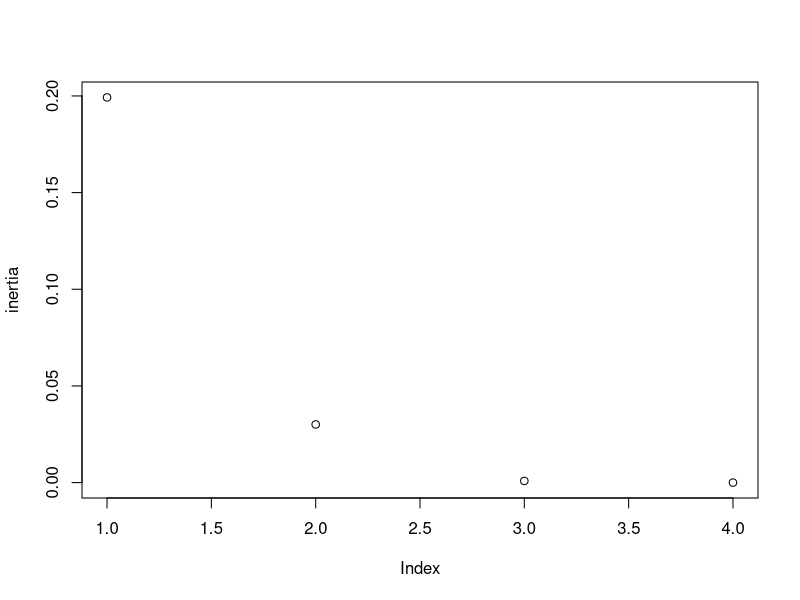
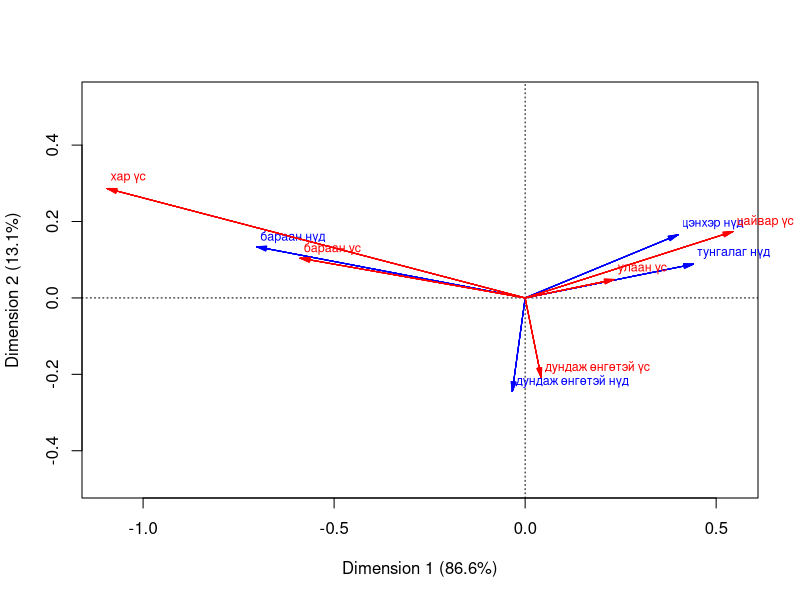
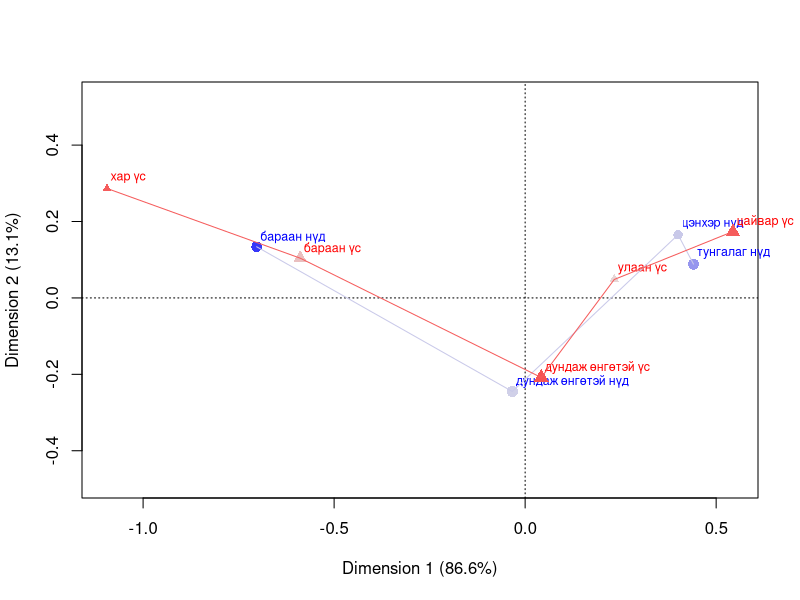

Write the R code that produced these figures, in order.
#
# Correspondence Analysis
# Author: galaa
# Created on 2016/03/19 07:49:41
#

## Data 1

N <- matrix(
  data = c(32, 53, 10, 3, 11, 50, 10, 30, 10, 25, 7, 5, 3, 15, 7, 8),
  nrow = 4, ncol = 4, byrow = TRUE,
  dimnames = list(
    "Нүд" = c("хүрэн нүд", "цэнхэр нүд", "бор нүд", "ногоон нүд"),
    "Үс" = c("хар үс", "хүрэн үс", "улаан үс", "цайвар үс")
  )
)

## Data 2

N <- matrix(c(326, 38, 241, 110, 3, 688, 116, 584, 188, 4, 343, 84, 909, 412, 26, 98, 48, 403, 681, 85), nrow = 4, ncol = 5, byrow = TRUE)
dimnames(N) <- list(c("цэнхэр нүд", "тунгалаг нүд", "дундаж өнгөтэй нүд", "бараан нүд"), c("цайвар үс", "улаан үс", "дундаж өнгөтэй үс", "бараан үс", "хар үс"))
names(dimnames(N)) <- c("Нүд", "Үс")

## Print Data

print(N)

## Convert Crosstab to dataframe

raw_data <- epitools::expand.table(N)
# print(raw_data)

## Chi-square Test for independence

chisq.test(x = N)

## Sample Size & Row and Column Sums

n.. <- sum(N)
m <- nrow(N)
n <- ncol(N)
sum_row <- rowSums(N)
sum_col <- colSums(N)

## Joint Distribution

P <- N / n..; print(P)

## Row and Column Mass -- Marginal Distributions

p.mar_row <- sum_row / n..; P.mar_row <- diag(p.mar_row); print(p.mar_row) ## Row Mass
p.mar_col <- sum_col / n..; P.mar_col <- diag(p.mar_col); print(p.mar_col) ## Column Mass

## Row and Column Percentages -- Conditional Distributions

P.con_row <- prop.table(N, 1); print(P.con_row) # row percentages
P.con_col <- prop.table(N, 2); print(P.con_col) # column percentages

## Row Chi-square Distances to Centroid -- Chi-square Distances between Conditional Distributions and Marginal Distribution

ChiDist_row <- c()
for (i in 1:m) {
  ChiDist_row[i] <- sqrt(t(P.con_row[i,] - p.mar_col) %*% solve(P.mar_col) %*% (P.con_row[i,] - p.mar_col))
}
print(ChiDist_row)

## Column Chi-square Distances to Centroid -- Chi-square Distances between Conditional Distributions and Marginal Distribution

ChiDist_col <- c()
for (j in 1:n) {
  ChiDist_col[j] <- sqrt(t(P.con_col[,j] - p.mar_row) %*% solve(P.mar_row) %*% (P.con_col[,j] - p.mar_row))
}
print(ChiDist_col)

## Chi-square Distance to Independence & Inertia and Decomposition of Chi-square Distance

C <- expm::sqrtm(solve(P.mar_row)) %*% (P - p.mar_row %*% t(p.mar_col)) %*% expm::sqrtm(solve(P.mar_col)); print(C)
r <- Matrix::rankMatrix(C)[1]; print(r)
sum(diag(t(C) %*% C))
sum(diag(C %*% t(C)))

sum(C^2) ## Total Inertia

rowSums(C^2) ## Row Inertias
colSums(C^2) ## Column Inertias

inertia <- eigen(C %*% t(C))$values ## Inertias (by factors)
sum(eigen(C %*% t(C))$values) * n.. # (total inertia) * (sample size) = (chi-square statistics)
inertia/sum(inertia)*100 ## Inertia Percentage
cumsum(inertia)/sum(inertia)*100 ## Inertia Cumumlative Percentage
plot(inertia) ## plot

## Weighted Projections of Rows and Columns & Its properties

SVD <- svd(C); Lambda <- diag(SVD$d); Gamma <- SVD$u; Delta <- SVD$v

S <- t(expm::sqrtm(solve(P.mar_row)) %*% Gamma %*% Lambda); print(t(S)) # principal coordinates
V <- t(expm::sqrtm(solve(P.mar_col)) %*% Delta %*% Lambda); print(t(V)) # principal coordinates

S %*% p.mar_row # == 0
V %*% p.mar_col # == 0

S_std <- t(Gamma) %*% expm::sqrtm(solve(P.mar_row)); print(t(S_std)) # standard coordinates
V_std <- t(Delta) %*% expm::sqrtm(solve(P.mar_col)); print(t(V_std)) # standard coordinates

S_std %*% P.mar_row %*% t(S_std) # == identity matrix
V_std %*% P.mar_col %*% t(V_std) # == identity matrix

## Covariance of Principal Coordinates

for (k in 1:r) {
  print(sum(p.mar_row * S[k,]^2))
}
diag(Lambda)[1:r]^2

## Contributions

C_row <- c()
for (k in 1:r) {
  t <- c()
  for (i in 1:m) {
    t <- cbind(t, p.mar_row[[i]] * S[k,i]^2 / diag(Lambda)[k]^2)
  }
  C_row <- rbind(C_row, t)
}
print(C_row)

C_col <- c()
for (k in 1:r) {
  t <- c()
  for (j in 1:n) {
    t <- cbind(t, p.mar_col[[j]] * V[k,j]^2 / diag(Lambda)[k]^2)
  }
  C_col <- rbind(C_col, t)
}
print(C_col)

## ------------------------------------------------------------------
## Correspondence Analysis with specific function from the package ca
## ------------------------------------------------------------------

# install.packages("ca") # if required

library(ca)

output_ca <- ca(N)
print(output_ca) # basic results
summary(output_ca)
output_plot <- plot(output_ca, arrows = c(TRUE, TRUE))
plot(output_ca, lines = c(TRUE, TRUE), mass = c(TRUE, TRUE), contrib = c("absolute", "absolute"))
